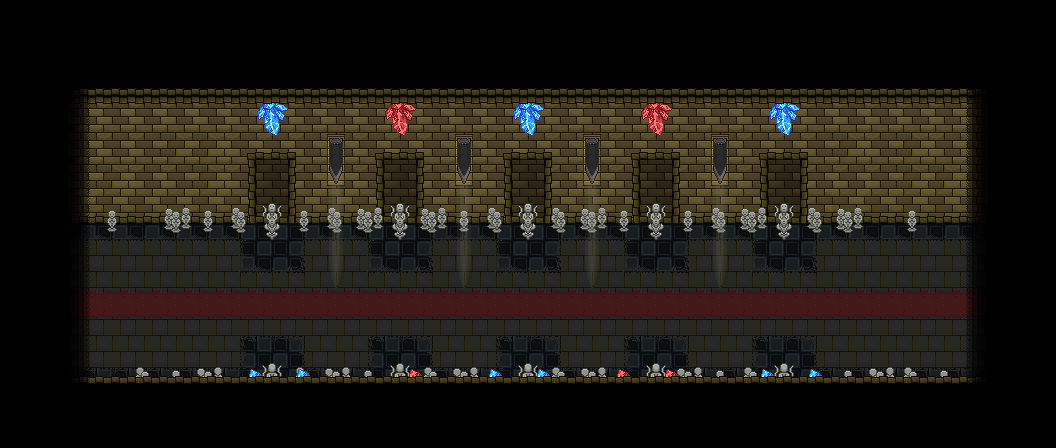

This is a level from a 2D game, rendered from its Tiled map with the project's own tilesets. A one-line summary and the map file follow, with tile-layer data summarised:
An orthogonal 33x14 tile map with 32x32 px tiles, 10 tile layers (floor1, floor2, floor3, wall1, ...), 5 tilesets and 49 objects (3x lostsword, 2x transition, 2x lostspear, spawn, world).

<map version="1.2" tiledversion="1.2.3" orientation="orthogonal" renderorder="right-down" width="33" height="14" tilewidth="32" tileheight="32" infinite="0" nextlayerid="55" nextobjectid="92">
 <tileset firstgid="1" source="tileset.tsx" />
 <tileset firstgid="82" source="roadset.tsx" />
 <tileset firstgid="163" source="crystalsheet.tsx" />
 <tileset firstgid="263" source="chambertileset.tsx" />
 <tileset firstgid="344" source="carpetrunner.tsx" />
 <layer id="45" name="floor1" width="33" height="14">
  <data>[462 cells, 186 non-empty, 1 distinct tile ids]</data>
 </layer>
 <layer id="46" name="floor2" width="33" height="14">
  <data>[462 cells, 123 non-empty, 9 distinct tile ids]</data>
 </layer>
 <layer id="47" name="floor3" width="33" height="14">
  <data>[462 cells, 30 non-empty, 3 distinct tile ids]</data>
 </layer>
 <layer id="48" name="wall1" width="33" height="14">
  <data>[462 cells, 143 non-empty, 11 distinct tile ids]</data>
 </layer>
 <layer id="49" name="wall2" width="33" height="14">
  <data>[462 cells, 46 non-empty, 7 distinct tile ids]</data>
 </layer>
 <layer id="50" name="wall3" width="33" height="14">
  <data>[462 cells, 40 non-empty, 6 distinct tile ids]</data>
 </layer>
 <layer id="51" name="wall4" width="33" height="14">
  <data>[462 cells, 19 non-empty, 3 distinct tile ids]</data>
 </layer>
 <layer id="52" name="ceiling1" width="33" height="14">
  <data>[462 cells, 203 non-empty, 8 distinct tile ids]</data>
 </layer>
 <layer id="53" name="ceiling2" width="33" height="14">
  <data>[462 cells, 35 non-empty, 9 distinct tile ids]</data>
 </layer>
 <layer id="54" name="ceiling3" width="33" height="14">
  <data>[462 cells, 89 non-empty, 8 distinct tile ids]</data>
 </layer>
 <objectgroup id="37" name="blockall" visible="0">
  <object id="1" x="31.8417" y="89.2705" width="992.21" height="125.945" />
  <object id="2" x="32.4103" y="384.091" width="991.926" height="70.7909" />
  <object id="3" x="19.6168" y="189.344" width="13.6464" height="197.589" />
  <object id="4" x="1021.78" y="216.353" width="7.96043" height="169.728" />
 </objectgroup>
 <objectgroup id="38" name="bg" visible="0">
  <object id="5" x="199.106" y="138.893" width="18.7331" height="42.8185" />
  <object id="6" x="328.097" y="137.287" width="15.5217" height="43.6214" />
  <object id="7" x="452.538" y="138.893" width="22.7473" height="43.3538" />
  <object id="8" x="583.402" y="140.231" width="19.2683" height="36.3958" />
  <object id="9" x="711.59" y="139.428" width="18.4655" height="36.3958" />
  <object id="10" x="837.37" y="138.893" width="21.1416" height="37.1986" />
 </objectgroup>
 <objectgroup id="39" name="light">
  <object id="11" x="272.572" y="117.488">
   <properties>
    <property name="blue" type="float" value="0.029999999999999999" />
    <property name="green" type="float" value="0.12" />
    <property name="lightlevel" type="float" value="7" />
    <property name="red" type="float" value="0.12" />
   </properties>
   <point />
  </object>
  <object id="12" x="272.572" y="361.276">
   <properties>
    <property name="blue" type="float" value="0.029999999999999999" />
    <property name="green" type="float" value="0.12" />
    <property name="lightlevel" type="float" value="7" />
    <property name="red" type="float" value="0.12" />
   </properties>
   <point />
  </object>
  <object id="13" x="785.995" y="119.838">
   <properties>
    <property name="blue" type="float" value="0.029999999999999999" />
    <property name="green" type="float" value="0.12" />
    <property name="lightlevel" type="float" value="7" />
    <property name="red" type="float" value="0.12" />
   </properties>
   <point />
  </object>
  <object id="14" x="783.832" y="362.317">
   <properties>
    <property name="blue" type="float" value="0.029999999999999999" />
    <property name="green" type="float" value="0.12" />
    <property name="lightlevel" type="float" value="7" />
    <property name="red" type="float" value="0.12" />
   </properties>
   <point />
  </object>
  <object id="15" x="656.171" y="119.838">
   <properties>
    <property name="blue" type="float" value="0.16" />
    <property name="green" type="float" value="0.16" />
    <property name="lightlevel" type="float" value="9" />
    <property name="red" type="float" value="0.070000000000000007" />
   </properties>
   <point />
  </object>
  <object id="16" x="655.677" y="361.45">
   <properties>
    <property name="blue" type="float" value="0.16" />
    <property name="green" type="float" value="0.16" />
    <property name="lightlevel" type="float" value="7" />
    <property name="red" type="float" value="0.050000000000000003" />
   </properties>
   <point />
  </object>
  <object id="57" x="336.377" y="194.46">
   <properties>
    <property name="blue" type="float" value="0.29999999999999999" />
    <property name="green" type="float" value="0" />
    <property name="lightlevel" type="float" value="20" />
    <property name="red" type="float" value="0" />
   </properties>
   <point />
  </object>
  <object id="58" x="335.943" y="256.396">
   <properties>
    <property name="blue" type="float" value="0.29999999999999999" />
    <property name="green" type="float" value="0" />
    <property name="lightlevel" type="float" value="20" />
    <property name="red" type="float" value="0" />
   </properties>
   <point />
  </object>
  <object id="59" x="336.202" y="225.174">
   <properties>
    <property name="blue" type="float" value="0.29999999999999999" />
    <property name="green" type="float" value="0" />
    <property name="lightlevel" type="float" value="20" />
    <property name="red" type="float" value="0" />
   </properties>
   <point />
  </object>
  <object id="60" x="335.881" y="287.264">
   <properties>
    <property name="blue" type="float" value="0.29999999999999999" />
    <property name="green" type="float" value="0" />
    <property name="lightlevel" type="float" value="20" />
    <property name="red" type="float" value="0" />
   </properties>
   <point />
  </object>
  <object id="61" x="336.45" y="163.951">
   <properties>
    <property name="blue" type="float" value="0.29999999999999999" />
    <property name="green" type="float" value="0" />
    <property name="lightlevel" type="float" value="20" />
    <property name="red" type="float" value="0" />
   </properties>
   <point />
  </object>
  <object id="62" x="465.104" y="193.683">
   <properties>
    <property name="blue" type="float" value="0.29999999999999999" />
    <property name="green" type="float" value="0" />
    <property name="lightlevel" type="float" value="20" />
    <property name="red" type="float" value="0" />
   </properties>
   <point />
  </object>
  <object id="63" x="464.67" y="255.619">
   <properties>
    <property name="blue" type="float" value="0.29999999999999999" />
    <property name="green" type="float" value="0" />
    <property name="lightlevel" type="float" value="20" />
    <property name="red" type="float" value="0" />
   </properties>
   <point />
  </object>
  <object id="64" x="464.929" y="224.397">
   <properties>
    <property name="blue" type="float" value="0.29999999999999999" />
    <property name="green" type="float" value="0" />
    <property name="lightlevel" type="float" value="20" />
    <property name="red" type="float" value="0" />
   </properties>
   <point />
  </object>
  </objectgroup>
 <objectgroup id="40" name="mapinfo">
  <!-- 4 objects omitted --></objectgroup>
 <objectgroup id="42" name="blockmove" visible="0" />
 <objectgroup id="43" name="enemy">
  <!-- 5 objects omitted --></objectgroup>
</map>
<!-- 25 of 49 objects omitted -->
